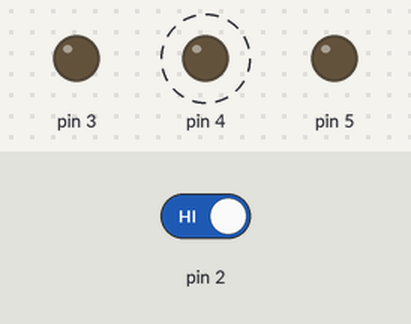
This sketch was run on a simulated Arduino Uno, built with avr-gcc and run on an emulated ATmega328P. On the bench: output pins drawn as LEDs (lit = HIGH). Dashed ring = blinking. The test bench sets the inputs (shaded band); at power-on: pin 2 HIGH.

Above: at 5.8 s.
5.9 s: pin 2 driven LOW
At 7.8 s:
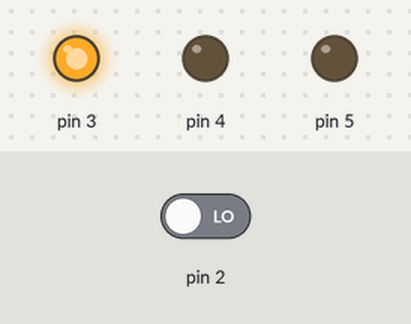
At 17.8 s:
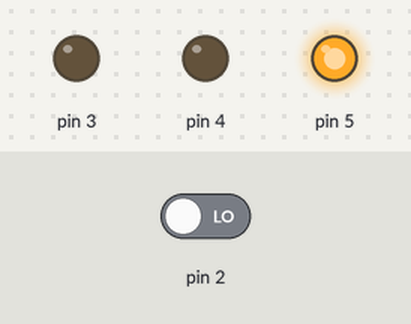
19.0 s: pin 2 driven HIGH
At 22.62 s:
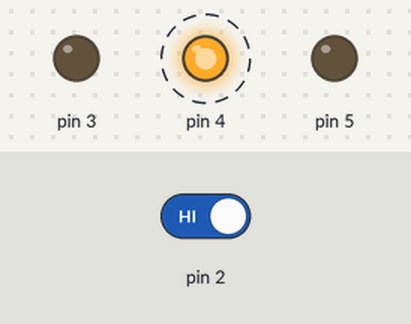
Timing chart, 0 to 31.2 s (numbered marks = the images above; inputs shaded):
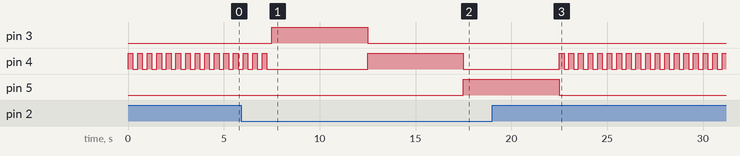

Measured:
- after the input at 5.9 s, pin 3: LOW → HIGH after 1.6 s, → LOW 5.0 s later; pin 5: LOW → HIGH after 11.6 s
- after the input at 19.0 s, pin 3: stays LOW (without the input it goes to HIGH after 3.5 s)

The sketch:

Project2.ino
```cpp
int switchstate = 0;
int i = 0;

void setup() {
  // put your setup code here, to run once:

pinMode(2, INPUT);
pinMode(3, OUTPUT);
pinMode(4, OUTPUT);
pinMode(5, OUTPUT);

}

void loop() {
  // put your main code here, to run repeatedly:
    digitalWrite(3, LOW);
    digitalWrite(4, LOW);
    digitalWrite(5, LOW);

  switchstate = digitalRead(2);
  if (switchstate == LOW){
    digitalWrite(3, HIGH);
    delay(5000);
    digitalWrite(3, LOW);
    digitalWrite(4, HIGH);
    delay(5000);
    digitalWrite(4, LOW);
    digitalWrite(5, HIGH);
    delay(5000);
  }else{
    digitalWrite(3, LOW);
    digitalWrite(4, HIGH);
    digitalWrite(5, LOW);

    for (i=0; i<5;i++){
      delay(250);
      digitalWrite(4, LOW);
      delay(250);
      digitalWrite(4, HIGH);
    }

    digitalWrite(4, LOW);
    digitalWrite(3, HIGH);

  }
}
```
